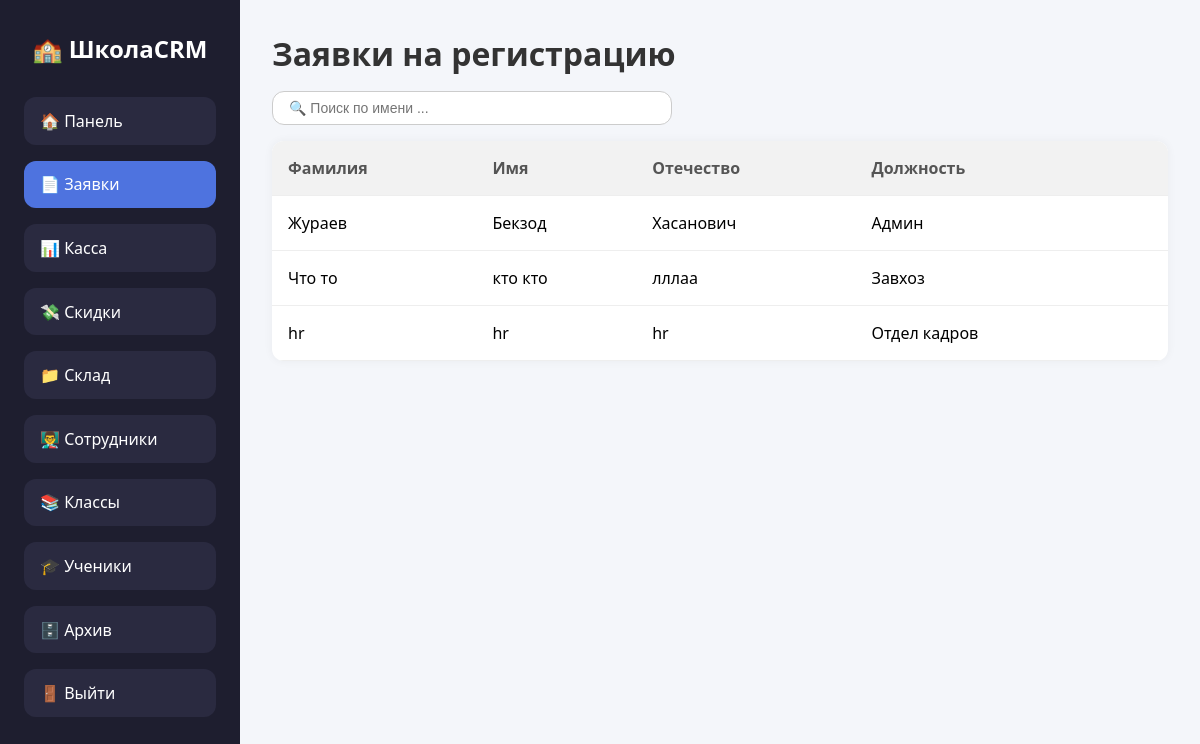
Page /approve/ (signed in) on the committed database.
### application/models.py (models this page shows, shortened)
class Profile(models.Model):
    POSITION_CHOICES = [
        ("admin", "Админ"),
        ("HR", "Отдел кадров"),
        ("supplier","Завхоз"),
        ("zavuch", "Завуч"),
    ]
    username = models.OneToOneField(User, on_delete=models.CASCADE, related_name='profile')
    name = models.CharField(max_length=200, null=True, blank=True, default=None)
    lastname = models.CharField(max_length=200, null=True, blank=True, default=None)
    middle_name = models.CharField(max_length=200, null=True, blank=True, default=None)
    position = models.CharField(max_length=20, choices=POSITION_CHOICES, blank=True, null=True)
    approve=models.BooleanField(default=False)

### application/views.py (the view, shortened to what this page needs)
# urls.py: path('approve/',views.ApproveView.as_view(),name='approve'),
class ApproveView(LoginRequiredMixin,TemplateView):
   login_url = reverse_lazy('login')
   template_name = 'approve_staff.html'
   def get_context_data(self, *, object_list=None, **kwargs):
      context = super().get_context_data(**kwargs)
      context['profile']=Profile.objects.all()
      return  context

### application/templates/approve_staff.html (shortened to what this page needs)
{% if request.user.profile.position == 'admin' %}
<!DOCTYPE html>
<html lang="ru">
<head>
</head>
<body>
    <div class="sidebar">
    <h2>🏫 ШколаCRM</h2>
    <nav class="menu">
      <a href="{% url 'dashboard' %}" class="menu-link" >🏠 Панель</a>
      <a href="{% url 'approve' %}" class="menu-link active">📄 Заявки</a>
         <a href="{% url 'kassa' %}" class="menu-link   ">📊 Касса</a>
          <a href="{% url 'discount' %}" class="menu-link ">💸 Скидки</a>
      <a href="{% url 'warehouse' %}" class="menu-link  ">📁 Склад</a>
      <a href="{% url 'staff' %}" class="menu-link ">👨‍🏫 Сотрудники</a>
      <a href="{% url 'class' %}" class="menu-link ">📚 Классы</a>
      <a href="{% url 'student' %}" class="menu-link">🎓 Ученики</a>
      <a href="{% url 'archive' %}" class="menu-link ">🗄️ Архив</a>
       <a href="{% url 'logout' %}" class="menu-link">🚪 Выйти</a>
    </nav>
  </div>
  <div class="main">
    <h1>Заявки на регистрацию</h1>
    <div class="search-bar">
      <input type="text" id="search" placeholder="🔍 Поиск по имени ...">
    </div>
    <table id="requestTable">
      <thead>
        <tr>
          <th>Фамилия</th>
          <th>Имя</th>
          <th>Отечество</th>
          <th>Должность </th>
          <th></th>
        </tr>
      </thead>
      <tbody>
      {% for item in profile %}
        <tr>
          <td data-label="Имя">{{item.lastname}}</td>
          <td data-label="Email">{{item.name}}</td>
          <td data-label="Тип">{{item.middle_name}}</td>
           <td data-label="Должность">{{ item.get_position_display }}</td>
          <td data-label="Действия">
          </td>
        </tr>
      {% endfor %}
      </tbody>
    </table>
  </div>
</body>
</html>
{% endif %}

### application/templates/approve_staff.html (style rules this page uses)
* { margin: 0; padding: 0; box-sizing: border-box; }
body { font-family: 'Segoe UI', sans-serif; margin: 0; padding: 0; background: #f4f6fa; display: flex; min-height: 100vh; }
.sidebar { width: 240px; background-color: #1e1e2f; color: white; padding: 2rem 1.5rem; display: flex; flex-direction: column; flex-shrink: 0; }
.sidebar h2 { font-size: 24px; margin-bottom: 2rem; text-align: center; }
.menu { display: flex; flex-direction: column; gap: 1rem; }
.menu-link { display: block; background-color: #2a2a40; padding: 0.8rem 1rem; border-radius: 12px; color: white; text-decoration: none; font-weight: 500; transition: 0.3s ease; }
.menu-link.active { background-color: #4e73df; color: white; }
.main { flex: 1; padding: 2rem; }
h1 { margin-bottom: 1rem; color: #333; }
.search-bar { margin-bottom: 1rem; }
.search-bar input { padding: 0.5rem 1rem; border-radius: 12px; border: 1px solid #ccc; width: 100%; max-width: 400px; font-size: 14px; }
table { width: 100%; border-collapse: collapse; background-color: white; box-shadow: 0 0 10px rgba(0,0,0,0.05); border-radius: 12px; overflow: hidden; }
th, td { padding: 1rem; text-align: left; border-bottom: 1px solid #eee; }
th { background-color: #f2f2f2; color: #555; }

### rows in the picture
Profile: lastname "Жураев", name "Бекзод", middle_name "Хасанович", position "Админ"
Profile: lastname "Что то", name "кто кто", middle_name "лллаа", position "Завхоз"
Profile: lastname "hr", name "hr", middle_name "hr", position "Отдел кадров"
